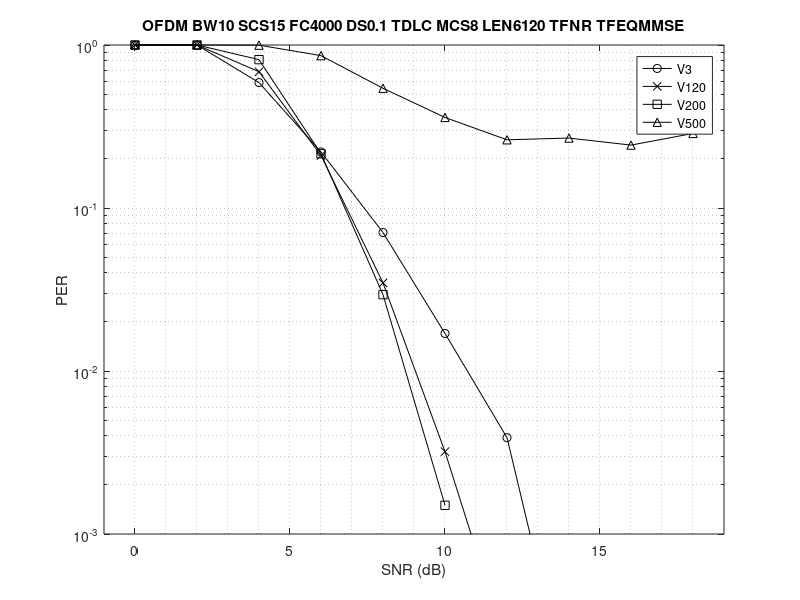
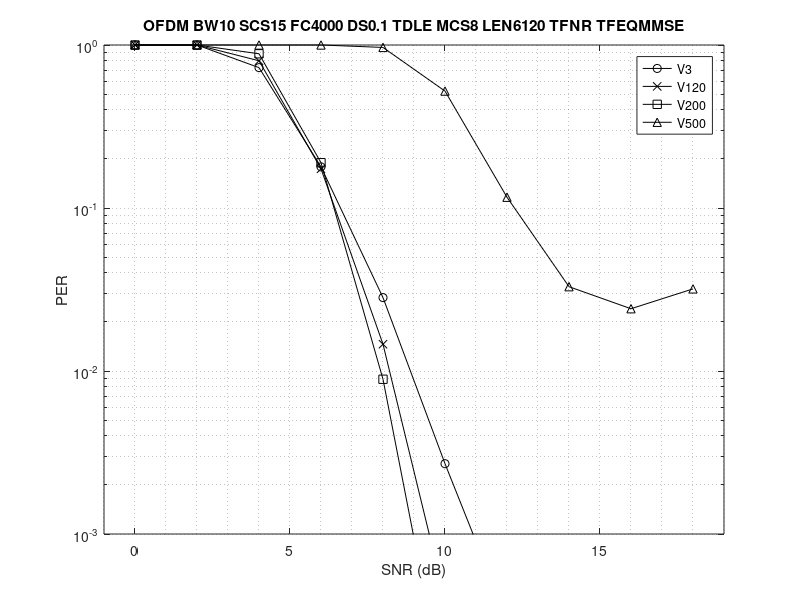
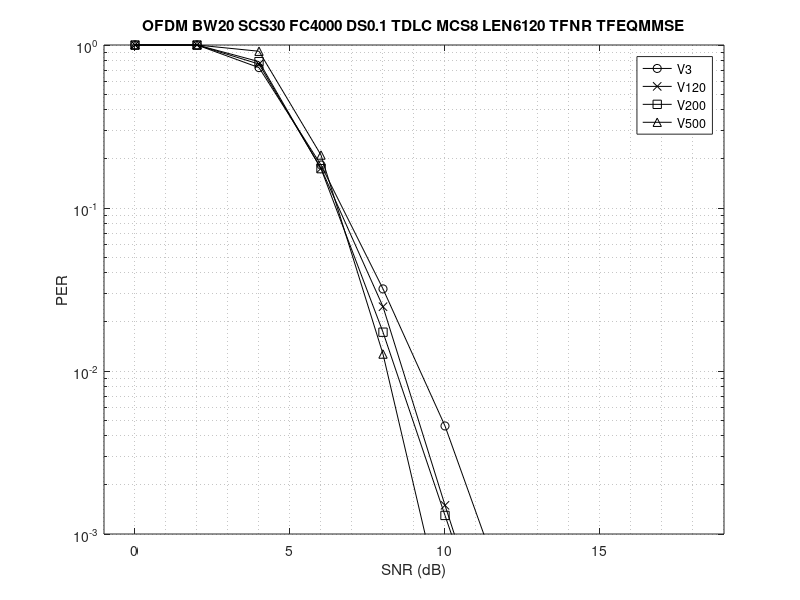
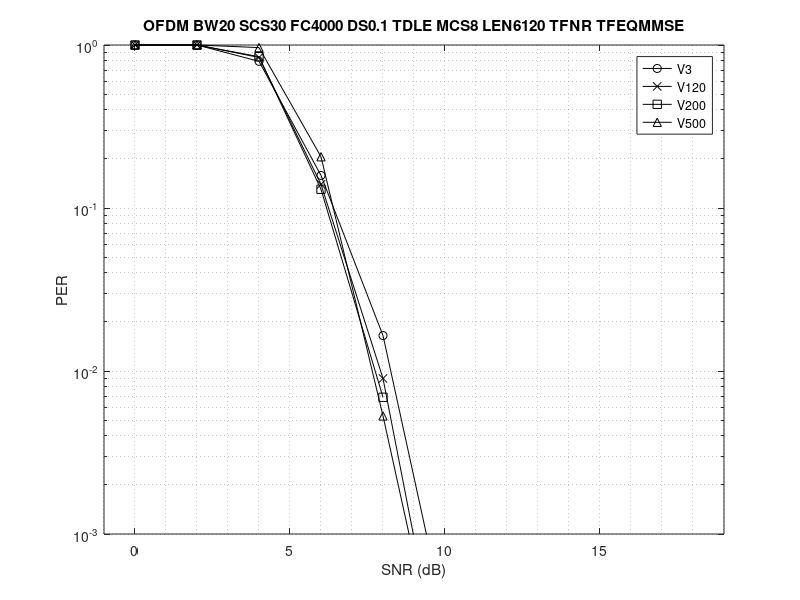

Write MATLAB code to recreate these figures, in order.
% simulator: new_wave_test_r3
% commit: caa3e60

% RUNNING CASE: OFDM BW10 SCS15 FC4000 V3 DS0.1 TDLC MCS8 LEN6120 SIM10000 SNR0 TFNR TFEQMMSE
per_case01 = [ ...
     0.0        401   1.000000
     2.0        401   1.000000
     4.0        682   0.587977
     6.0       1816   0.220815
     8.0       5669   0.070736
    10.0      10000   0.017000
    12.0      10000   0.003900
    14.0      10000   0.000100];

% RUNNING CASE: OFDM BW10 SCS15 FC4000 V120 DS0.1 TDLC MCS8 LEN6120 SIM10000 SNR0 TFNR TFEQMMSE
per_case02 = [ ...
     0.0        401   1.000000
     2.0        401   1.000000
     4.0        585   0.685470
     6.0       1910   0.209948
     8.0      10000   0.034700
    10.0      10000   0.003200
    12.0      10000   0.000200];

% RUNNING CASE: OFDM BW10 SCS15 FC4000 V200 DS0.1 TDLC MCS8 LEN6120 SIM10000 SNR0 TFNR TFEQMMSE
per_case03 = [ ...
     0.0        401   1.000000
     2.0        401   1.000000
     4.0        493   0.813387
     6.0       1864   0.215129
     8.0      10000   0.029400
    10.0      10000   0.001500
    12.0      10000   0.000000];

% RUNNING CASE: OFDM BW10 SCS15 FC4000 V500 DS0.1 TDLC MCS8 LEN6120 SIM10000 SNR0 TFNR TFEQMMSE
per_case04 = [ ...
     0.0        401   1.000000
     2.0        401   1.000000
     4.0        402   0.997512
     6.0        466   0.860515
     8.0        739   0.542625
    10.0       1116   0.359319
    12.0       1530   0.262092
    14.0       1493   0.268587
    16.0       1649   0.243178
    18.0       1399   0.286633];

% RUNNING CASE: OFDM BW10 SCS15 FC4000 V3 DS0.1 TDLE MCS8 LEN6120 SIM10000 SNR0 TFNR TFEQMMSE
per_case05 = [ ...
     0.0        401   1.000000
     2.0        401   1.000000
     4.0        552   0.726449
     6.0       2243   0.178778
     8.0      10000   0.028200
    10.0      10000   0.002700
    12.0      10000   0.000300];

% RUNNING CASE: OFDM BW10 SCS15 FC4000 V120 DS0.1 TDLE MCS8 LEN6120 SIM10000 SNR0 TFNR TFEQMMSE
per_case06 = [ ...
     0.0        401   1.000000
     2.0        401   1.000000
     4.0        501   0.800399
     6.0       2305   0.173970
     8.0      10000   0.014600
    10.0      10000   0.000400];

% RUNNING CASE: OFDM BW10 SCS15 FC4000 V200 DS0.1 TDLE MCS8 LEN6120 SIM10000 SNR0 TFNR TFEQMMSE
per_case07 = [ ...
     0.0        401   1.000000
     2.0        401   1.000000
     4.0        454   0.883260
     6.0       2115   0.189598
     8.0      10000   0.008900
    10.0      10000   0.000100];

% RUNNING CASE: OFDM BW10 SCS15 FC4000 V500 DS0.1 TDLE MCS8 LEN6120 SIM10000 SNR0 TFNR TFEQMMSE
per_case08 = [ ...
     0.0        401   1.000000
     2.0        401   1.000000
     4.0        401   1.000000
     6.0        401   1.000000
     8.0        415   0.966265
    10.0        769   0.521456
    12.0       3444   0.116434
    14.0      10000   0.032900
    16.0      10000   0.024100
    18.0      10000   0.031900];

% RUNNING CASE: OFDM BW20 SCS30 FC4000 V3 DS0.1 TDLC MCS8 LEN6120 SIM10000 SNR0 TFNR TFEQMMSE
per_case09 = [ ...
     0.0        401   1.000000
     2.0        401   1.000000
     4.0        552   0.726449
     6.0       2184   0.183608
     8.0      10000   0.031900
    10.0      10000   0.004600
    12.0      10000   0.000400];

% RUNNING CASE: OFDM BW20 SCS30 FC4000 V120 DS0.1 TDLC MCS8 LEN6120 SIM10000 SNR0 TFNR TFEQMMSE
per_case10 = [ ...
     0.0        401   1.000000
     2.0        401   1.000000
     4.0        525   0.763810
     6.0       2290   0.175109
     8.0      10000   0.024800
    10.0      10000   0.001500
    12.0      10000   0.000100];

% RUNNING CASE: OFDM BW20 SCS30 FC4000 V200 DS0.1 TDLC MCS8 LEN6120 SIM10000 SNR0 TFNR TFEQMMSE
per_case11 = [ ...
     0.0        401   1.000000
     2.0        401   1.000000
     4.0        507   0.790927
     6.0       2300   0.174348
     8.0      10000   0.017300
    10.0      10000   0.001300
    12.0      10000   0.000100];

% RUNNING CASE: OFDM BW20 SCS30 FC4000 V500 DS0.1 TDLC MCS8 LEN6120 SIM10000 SNR0 TFNR TFEQMMSE
per_case12 = [ ...
     0.0        401   1.000000
     2.0        401   1.000000
     4.0        438   0.915525
     6.0       1898   0.211275
     8.0      10000   0.012700
    10.0      10000   0.000300];

% RUNNING CASE: OFDM BW20 SCS30 FC4000 V3 DS0.1 TDLE MCS8 LEN6120 SIM10000 SNR0 TFNR TFEQMMSE
per_case13 = [ ...
     0.0        401   1.000000
     2.0        401   1.000000
     4.0        505   0.794059
     6.0       2531   0.158435
     8.0      10000   0.016500
    10.0      10000   0.000300];

% RUNNING CASE: OFDM BW20 SCS30 FC4000 V120 DS0.1 TDLE MCS8 LEN6120 SIM10000 SNR0 TFNR TFEQMMSE
per_case14 = [ ...
     0.0        401   1.000000
     2.0        401   1.000000
     4.0        478   0.838912
     6.0       2872   0.139624
     8.0      10000   0.009000
    10.0      10000   0.000100];

% RUNNING CASE: OFDM BW20 SCS30 FC4000 V200 DS0.1 TDLE MCS8 LEN6120 SIM10000 SNR0 TFNR TFEQMMSE
per_case15 = [ ...
     0.0        401   1.000000
     2.0        401   1.000000
     4.0        473   0.847780
     6.0       3078   0.130279
     8.0      10000   0.006900
    10.0      10000   0.000000];

% RUNNING CASE: OFDM BW20 SCS30 FC4000 V500 DS0.1 TDLE MCS8 LEN6120 SIM10000 SNR0 TFNR TFEQMMSE
per_case16 = [ ...
     0.0        401   1.000000
     2.0        401   1.000000
     4.0        416   0.963942
     6.0       1944   0.206276
     8.0      10000   0.005300
    10.0      10000   0.000100];

% RUNNING CASE: OFDM BW40 SCS60 FC4000 V3 DS0.1 TDLC MCS8 LEN6120 SIM10000 SNR0 TFNR TFEQMMSE
per_case17 = [ ...
     0.0        401   1.000000
     2.0        401   1.000000
     4.0        501   0.800399
     6.0       2472   0.162217
     8.0      10000   0.016800
    10.0      10000   0.001400
    12.0      10000   0.000000];

% RUNNING CASE: OFDM BW40 SCS60 FC4000 V120 DS0.1 TDLC MCS8 LEN6120 SIM10000 SNR0 TFNR TFEQMMSE
per_case18 = [ ...
     0.0        401   1.000000
     2.0        401   1.000000
     4.0        509   0.787819
     6.0       2348   0.170784
     8.0      10000   0.014200
    10.0      10000   0.000300];

% RUNNING CASE: OFDM BW40 SCS60 FC4000 V200 DS0.1 TDLC MCS8 LEN6120 SIM10000 SNR0 TFNR TFEQMMSE
per_case19 = [ ...
     0.0        401   1.000000
     2.0        401   1.000000
     4.0        482   0.831950
     6.0       2682   0.149515
     8.0      10000   0.009600
    10.0      10000   0.000300];

% RUNNING CASE: OFDM BW40 SCS60 FC4000 V500 DS0.1 TDLC MCS8 LEN6120 SIM10000 SNR0 TFNR TFEQMMSE
per_case20 = [ ...
     0.0        401   1.000000
     2.0        401   1.000000
     4.0        457   0.877462
     6.0       2700   0.148519
     8.0      10000   0.003800
    10.0      10000   0.000200];

% RUNNING CASE: OFDM BW40 SCS60 FC4000 V3 DS0.1 TDLE MCS8 LEN6120 SIM10000 SNR0 TFNR TFEQMMSE
per_case21 = [ ...
     0.0        401   1.000000
     2.0        401   1.000000
     4.0        484   0.828512
     6.0       2643   0.151722
     8.0      10000   0.011300
    10.0      10000   0.000000];

% RUNNING CASE: OFDM BW40 SCS60 FC4000 V120 DS0.1 TDLE MCS8 LEN6120 SIM10000 SNR0 TFNR TFEQMMSE
per_case22 = [ ...
     0.0        401   1.000000
     2.0        401   1.000000
     4.0        467   0.858672
     6.0       3008   0.133311
     8.0      10000   0.008600
    10.0      10000   0.000100];

% RUNNING CASE: OFDM BW40 SCS60 FC4000 V200 DS0.1 TDLE MCS8 LEN6120 SIM10000 SNR0 TFNR TFEQMMSE
per_case23 = [ ...
     0.0        401   1.000000
     2.0        401   1.000000
     4.0        476   0.842437
     6.0       2832   0.141596
     8.0      10000   0.007300
    10.0      10000   0.000100];

% RUNNING CASE: OFDM BW40 SCS60 FC4000 V500 DS0.1 TDLE MCS8 LEN6120 SIM10000 SNR0 TFNR TFEQMMSE
per_case24 = [ ...
     0.0        401   1.000000
     2.0        401   1.000000
     4.0        450   0.891111
     6.0       2908   0.137895
     8.0      10000   0.002600
    10.0      10000   0.000000];

% % RUNNING CASE: OFDM BW10 FC4000 V3 DS0.1 TDLA MCS8 LEN6120 SIM10000 SNR0 REAL TFEQMMSE
% per_case25 = [ ...
%   ];
% 
% % RUNNING CASE: OFDM BW10 FC4000 V120 DS0.1 TDLA MCS8 LEN6120 SIM10000 SNR0 REAL TFEQMMSE
% per_case26 = [ ...
%   ];
% 
% % RUNNING CASE: OFDM BW10 FC4000 V200 DS0.1 TDLA MCS8 LEN6120 SIM10000 SNR0 REAL TFEQMMSE
% per_case27 = [ ...
%   ];
% 
% % RUNNING CASE: OFDM BW10 FC4000 V500 DS0.1 TDLA MCS8 LEN6120 SIM10000 SNR0 REAL TFEQMMSE
% per_case28 = [ ...
%   ];
% 
% % RUNNING CASE: OFDM BW10 FC4000 V3 DS0.1 TDLD MCS8 LEN6120 SIM10000 SNR0 REAL TFEQMMSE
% per_case29 = [ ...
%   ];
% 
% % RUNNING CASE: OFDM BW10 FC4000 V120 DS0.1 TDLD MCS8 LEN6120 SIM10000 SNR0 REAL TFEQMMSE
% per_case30 = [ ...
%   ];
% 
% % RUNNING CASE: OFDM BW10 FC4000 V200 DS0.1 TDLD MCS8 LEN6120 SIM10000 SNR0 REAL TFEQMMSE
% per_case31 = [ ...
%   ];
% 
% % RUNNING CASE: OFDM BW10 FC4000 V500 DS0.1 TDLD MCS8 LEN6120 SIM10000 SNR0 REAL TFEQMMSE
% per_case32 = [ ...
%   ];
% 
% % RUNNING CASE: OTFS BW10 FC4000 V3 DS0.1 TDLA MCS8 LEN6120 SIM10000 SNR0 DDTONE TFEQMMSE
% per_case33 = [ ...
%   ];
% 
% % RUNNING CASE: OTFS BW10 FC4000 V120 DS0.1 TDLA MCS8 LEN6120 SIM10000 SNR0 DDTONE TFEQMMSE
% per_case34 = [ ...
%   ];
% 
% % RUNNING CASE: OTFS BW10 FC4000 V200 DS0.1 TDLA MCS8 LEN6120 SIM10000 SNR0 DDTONE TFEQMMSE
% per_case35 = [ ...
%   ];
% 
% % RUNNING CASE: OTFS BW10 FC4000 V500 DS0.1 TDLA MCS8 LEN6120 SIM10000 SNR0 DDTONE TFEQMMSE
% per_case36 = [ ...
%   ];
% 
% % RUNNING CASE: OTFS BW10 FC4000 V3 DS0.1 TDLD MCS8 LEN6120 SIM10000 SNR0 DDTONE TFEQMMSE
% per_case37 = [ ...
%   ];
% 
% % RUNNING CASE: OTFS BW10 FC4000 V120 DS0.1 TDLD MCS8 LEN6120 SIM10000 SNR0 DDTONE TFEQMMSE
% per_case38 = [ ...
%   ];
% 
% % RUNNING CASE: OTFS BW10 FC4000 V200 DS0.1 TDLD MCS8 LEN6120 SIM10000 SNR0 DDTONE TFEQMMSE
% per_case39 = [ ...
%   ];
% 
% % RUNNING CASE: OTFS BW10 FC4000 V500 DS0.1 TDLD MCS8 LEN6120 SIM10000 SNR0 DDTONE TFEQMMSE
% per_case40 = [ ...
%   ];
% 
% % RUNNING CASE: OTFS BW10 FC4000 V3 DS0.1 TDLA MCS8 LEN6120 SIM10000 SNR0 REAL TFEQMMSE
% per_case41 = [ ...
%   ];
% 
% % RUNNING CASE: OTFS BW10 FC4000 V120 DS0.1 TDLA MCS8 LEN6120 SIM10000 SNR0 REAL TFEQMMSE
% per_case42 = [ ...
%   ];
%  
% % RUNNING CASE: OTFS BW10 FC4000 V200 DS0.1 TDLA MCS8 LEN6120 SIM10000 SNR0 REAL TFEQMMSE
% per_case43 = [ ...
%   ];
%  
% % RUNNING CASE: OTFS BW10 FC4000 V500 DS0.1 TDLA MCS8 LEN6120 SIM10000 SNR0 REAL TFEQMMSE
% per_case44 = [ ...
%   ];
% 
% % RUNNING CASE: OTFS BW10 FC4000 V3 DS0.1 TDLD MCS8 LEN6120 SIM10000 SNR0 REAL TFEQMMSE
% per_case45 = [ ...
%   ];
% 
% % RUNNING CASE: OTFS BW10 FC4000 V120 DS0.1 TDLD MCS8 LEN6120 SIM10000 SNR0 REAL TFEQMMSE
% per_case46 = [ ...
%   ];
% 
% % RUNNING CASE: OTFS BW10 FC4000 V200 DS0.1 TDLD MCS8 LEN6120 SIM10000 SNR0 REAL TFEQMMSE
% per_case47 = [ ...
%   ];
% 
% % RUNNING CASE: OTFS BW10 FC4000 V500 DS0.1 TDLD MCS8 LEN6120 SIM10000 SNR0 REAL TFEQMMSE
% per_case48 = [ ...
%   ];
% 
% % RUNNING CASE: OTFS BW10 FC4000 V3 DS0.1 TDLA MCS8 LEN6120 SIM10000 SNR0 DDTONE TFEQMMSE
% per_case49 = [ ...
%   ];
% 
% % RUNNING CASE: OTFS BW10 FC4000 V120 DS0.1 TDLA MCS8 LEN6120 SIM10000 SNR0 DDTONE TFEQMMSE
% per_case50 = [ ...
%   ];
% 
% % RUNNING CASE: OTFS BW10 FC4000 V200 DS0.1 TDLA MCS8 LEN6120 SIM10000 SNR0 DDTONE TFEQMMSE
% per_case51 = [ ...
%   ];
% 
% % RUNNING CASE: OTFS BW10 FC4000 V500 DS0.1 TDLA MCS8 LEN6120 SIM10000 SNR0 DDTONE TFEQMMSE
% per_case52 = [ ...
%   ];
% 
% % RUNNING CASE: OTFS BW10 FC4000 V3 DS0.1 TDLA MCS8 LEN6120 SIM10000 SNR0 REAL TFEQMMSE
% per_case53 = [ ...
%   ];
%  
% % RUNNING CASE: OTFS BW10 FC4000 V120 DS0.1 TDLA MCS8 LEN6120 SIM10000 SNR0 REAL TFEQMMSE
% per_case54 = [ ...
%   ];
%  
% % RUNNING CASE: OTFS BW10 FC4000 V200 DS0.1 TDLA MCS8 LEN6120 SIM10000 SNR0 REAL TFEQMMSE
% per_case55 = [ ...
%   ];
%  
% % RUNNING CASE: OTFS BW10 FC4000 V500 DS0.1 TDLA MCS8 LEN6120 SIM10000 SNR0 REAL TFEQMMSE
% per_case56 = [ ...
%   ];
% 
% % RUNNING CASE: OTFS BW10 FC4000 V3 DS0.1 TDLA MCS8 LEN6120 SIM10000 SNR0 REAL TFEQZF
% per_case57 = [ ...
%   ];

figure
semilogy(per_case01(:,1),per_case01(:,3),'-ko'), hold on
semilogy(per_case02(:,1),per_case02(:,3),'-kx')
semilogy(per_case03(:,1),per_case03(:,3),'-ks')
semilogy(per_case04(:,1),per_case04(:,3),'-k^'), hold off
grid minor
title('OFDM BW10 SCS15 FC4000 DS0.1 TDLC MCS8 LEN6120 TFNR TFEQMMSE')
xlabel('SNR (dB)'), ylabel('PER')
legend('V3', 'V120', 'V200', 'V500')
axis([-1 19 1e-3 1])

figure
semilogy(per_case05(:,1),per_case05(:,3),'-ko'), hold on
semilogy(per_case06(:,1),per_case06(:,3),'-kx')
semilogy(per_case07(:,1),per_case07(:,3),'-ks')
semilogy(per_case08(:,1),per_case08(:,3),'-k^'), hold off
grid minor
title('OFDM BW10 SCS15 FC4000 DS0.1 TDLE MCS8 LEN6120 TFNR TFEQMMSE')
xlabel('SNR (dB)'), ylabel('PER')
legend('V3', 'V120', 'V200', 'V500')
axis([-1 19 1e-3 1])

figure
semilogy(per_case09(:,1),per_case09(:,3),'-ko'), hold on
semilogy(per_case10(:,1),per_case10(:,3),'-kx')
semilogy(per_case11(:,1),per_case11(:,3),'-ks')
semilogy(per_case12(:,1),per_case12(:,3),'-k^'), hold off
grid minor
title('OFDM BW20 SCS30 FC4000 DS0.1 TDLC MCS8 LEN6120 TFNR TFEQMMSE')
xlabel('SNR (dB)'), ylabel('PER')
legend('V3', 'V120', 'V200', 'V500')
axis([-1 19 1e-3 1])

figure
semilogy(per_case13(:,1),per_case13(:,3),'-ko'), hold on
semilogy(per_case14(:,1),per_case14(:,3),'-kx')
semilogy(per_case15(:,1),per_case15(:,3),'-ks')
semilogy(per_case16(:,1),per_case16(:,3),'-k^'), hold off
grid minor
title('OFDM BW20 SCS30 FC4000 DS0.1 TDLE MCS8 LEN6120 TFNR TFEQMMSE')
xlabel('SNR (dB)'), ylabel('PER')
legend('V3', 'V120', 'V200', 'V500')
axis([-1 19 1e-3 1])

figure
semilogy(per_case17(:,1),per_case17(:,3),'-ko'), hold on
semilogy(per_case18(:,1),per_case18(:,3),'-kx')
semilogy(per_case19(:,1),per_case19(:,3),'-ks')
semilogy(per_case20(:,1),per_case20(:,3),'-k^'), hold off
grid minor
title('OFDM BW40 SCS60 FC4000 DS0.1 TDLC MCS8 LEN6120 TFNR TFEQMMSE')
xlabel('SNR (dB)'), ylabel('PER')
legend('V3', 'V120', 'V200', 'V500')
axis([-1 19 1e-3 1])

figure
semilogy(per_case21(:,1),per_case21(:,3),'-ko'), hold on
semilogy(per_case22(:,1),per_case22(:,3),'-kx')
semilogy(per_case23(:,1),per_case23(:,3),'-ks')
semilogy(per_case24(:,1),per_case24(:,3),'-k^'), hold off
grid minor
title('OFDM BW40 SCS60 FC4000 DS0.1 TDLE MCS8 LEN6120 TFNR TFEQMMSE')
xlabel('SNR (dB)'), ylabel('PER')
legend('V3', 'V120', 'V200', 'V500')
axis([-1 19 1e-3 1])

% figure
% semilogy(per_case25(:,1),per_case25(:,3),'-ko'), hold on
% semilogy(per_case26(:,1),per_case26(:,3),'-kx')
% semilogy(per_case27(:,1),per_case27(:,3),'-ks')
% semilogy(per_case28(:,1),per_case28(:,3),'-k^'), hold off
% grid minor
% title('OFDM BW10 FC4000 DS0.1 TDLA MCS8 LEN6120 REAL TFEQMMSE')
% xlabel('SNR (dB)'), ylabel('PER')
% legend('V3', 'V120', 'V200', 'V500')
% axis([-1 19 1e-3 1])
% 
% figure
% semilogy(per_case29(:,1),per_case29(:,3),'-ko'), hold on
% semilogy(per_case30(:,1),per_case30(:,3),'-kx')
% semilogy(per_case31(:,1),per_case31(:,3),'-ks')
% semilogy(per_case32(:,1),per_case32(:,3),'-k^'), hold off
% grid minor
% title('OFDM BW10 FC4000 DS0.1 TDLD MCS8 LEN6120 REAL TFEQMMSE')
% xlabel('SNR (dB)'), ylabel('PER')
% legend('V3', 'V120', 'V200', 'V500')
% axis([-1 19 1e-3 1])
% 
% figure
% semilogy(per_case33(:,1),per_case33(:,3),'-ko'), hold on
% semilogy(per_case34(:,1),per_case34(:,3),'-kx')
% semilogy(per_case35(:,1),per_case35(:,3),'-ks')
% semilogy(per_case36(:,1),per_case36(:,3),'-k^'), hold off
% grid minor
% title('OTFS BW10 FC4000 DS0.1 TDLA MCS8 LEN6120 DDTONE TFEQMMSE')
% xlabel('SNR (dB)'), ylabel('PER')
% legend('V3', 'V120', 'V200', 'V500')
% axis([-1 19 1e-3 1])
% 
% figure
% semilogy(per_case37(:,1),per_case37(:,3),'-ko'), hold on
% semilogy(per_case38(:,1),per_case38(:,3),'-kx')
% semilogy(per_case39(:,1),per_case39(:,3),'-ks')
% semilogy(per_case40(:,1),per_case40(:,3),'-k^'), hold off
% grid minor
% title('OTFS BW10 FC4000 DS0.1 TDLD MCS8 LEN6120 DDTONE TFEQMMSE')
% xlabel('SNR (dB)'), ylabel('PER')
% legend('V3', 'V120', 'V200', 'V500')
% axis([-1 19 1e-3 1])
% 
% figure
% semilogy(per_case41(:,1),per_case41(:,3),'-ko'), hold on
% semilogy(per_case42(:,1),per_case42(:,3),'-kx')
% semilogy(per_case43(:,1),per_case43(:,3),'-ks')
% semilogy(per_case44(:,1),per_case44(:,3),'-k^'), hold off
% grid minor
% title('OTFS BW10 FC4000 DS0.1 TDLA MCS8 LEN6120 REAL TFEQMMSE')
% xlabel('SNR (dB)'), ylabel('PER')
% legend('V3', 'V120', 'V200', 'V500')
% axis([-1 19 1e-3 1])
% 
% figure
% semilogy(per_case45(:,1),per_case45(:,3),'-ko'), hold on
% semilogy(per_case46(:,1),per_case46(:,3),'-kx')
% semilogy(per_case47(:,1),per_case47(:,3),'-ks')
% semilogy(per_case48(:,1),per_case48(:,3),'-k^'), hold off
% grid minor
% title('OTFS BW10 FC4000 DS0.1 TDLD MCS8 LEN6120 REAL TFEQMMSE')
% xlabel('SNR (dB)'), ylabel('PER')
% legend('V3', 'V120', 'V200', 'V500')
% axis([-1 19 1e-3 1])
% 
% figure
% semilogy(per_case53(:,1),per_case53(:,3),'-ko'), hold on
% semilogy(per_case57(:,1),per_case57(:,3),'-kx'), hold off
% grid minor
% title('OTFS BW10 FC4000 V3 DS0.1 TDLA MCS8 LEN6120 REAL')
% xlabel('SNR (dB)'), ylabel('PER')
% legend('MMSE EQ', 'ZF EQ')
% axis([-1 19 1e-3 1])
